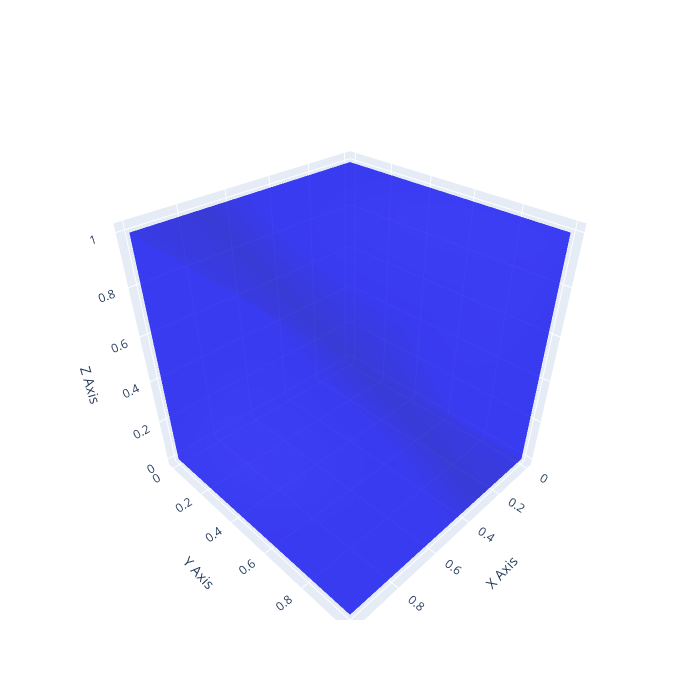

The cell this chart's notebook holds for it:
### Markdown cell above
# Exercise 2

### Code cell
import numpy as np
import plotly.graph_objects as go

points = np.array([
    [0, 0, 0], [0, 1, 0], [0, 1, 1], [0, 0, 1],
    [1, 0, 0], [1, 1, 0], [1, 1, 1], [1, 0, 1]
], dtype=np.double)

triangles = np.array([
    [0, 1, 2], [0, 2, 3],  
    [4, 6, 5], [4, 7, 6],  
    [1, 5, 6], [1, 6, 2],  
    [0, 4, 5], [0, 5, 1],  
    [0, 3, 7], [0, 7, 4],  
    [3, 2, 6], [3, 6, 7]   
])

fig = go.Figure(data=[
    go.Mesh3d(
        x=points[:, 0],
        y=points[:, 1],
        z=points[:, 2],
        i=triangles[:, 0],
        j=triangles[:, 1],
        k=triangles[:, 2],
        color='blue',
        opacity=0.50
    )
])

fig.update_layout(
    scene=dict(
        xaxis_title='X Axis',
        yaxis_title='Y Axis',
        zaxis_title='Z Axis',
    ), 
    width=700, height=700,)
fig.show()

### Figure 1 — Plotly figure (JSON) as saved in the notebook; plotly's stock layout.template omitted (floating-point values rounded to 4 significant figures)
{"data": [{"color": "blue", "i": [0, 0, 4, 4, 1, 1, 0, 0, 0, 0, 3, 3], "j": [1, 2, 6, 7, 5, 6, 4, 5, 3, 7, 2, 6], "k": [2, 3, 5, 6, 6, 2, 5, 1, 7, 4, 6, 7], "opacity": 0.5, "type": "mesh3d", "x": [0, 0, 0, 0, 1, 1, 1, 1], "y": [0, 1, 1, 0, 0, 1, 1, 0], "z": [0, 0, 1, 1, 0, 0, 1, 1]}], "layout": {"height": 700, "scene": {"xaxis": {"title": {"text": "X Axis"}}, "yaxis": {"title": {"text": "Y Axis"}}, "zaxis": {"title": {"text": "Z Axis"}}}, "width": 700}}
